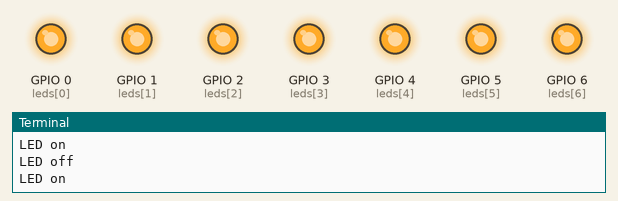
The program below on a simulated Raspberry Pi (BCM pin numbers). On the bench: output pins drawn as LEDs (lit = HIGH), the last lines printed to the terminal. Random numbers come from a fixed seed.

Above: at 0.5 s.
At 36.2 s:
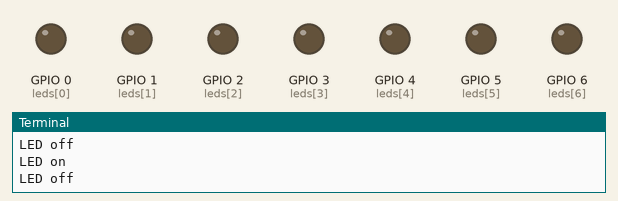
Timing chart, 0 to 40.0 s (numbered marks = the images above):
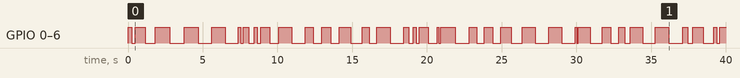

The program:

Array_of_lights.py
```python
import RPi.GPIO as GPIO
import time
import random
GPIO.setwarnings(False)
GPIO.setmode(GPIO.BCM)
#Bcm board uses board com
#Board uses pin number
leds = [0,1,2,3,4,5,6]
GPIO.setup(leds, GPIO.OUT, initial=GPIO.LOW)

while True:
    x = random.randint(100,1000)/1000
    GPIO.output(leds, 1)
    print("LED on")
    time.sleep(x)
    GPIO.output(leds,0)
    print("LED off")
    time.sleep(x)

GPIO.cleanup()
```

Measured:
- by itself, GPIO 0 (leds[0]), GPIO 1 (leds[1]), GPIO 2 (leds[2]), GPIO 3 (leds[3]), GPIO 4 (leds[4]), GPIO 5 (leds[5]), GPIO 6 (leds[6]): LOW → HIGH at 0.00 s, → LOW 0.24 s later, → HIGH 0.24 s later, → LOW 0.68 s later, … (69 changes in this stretch)
